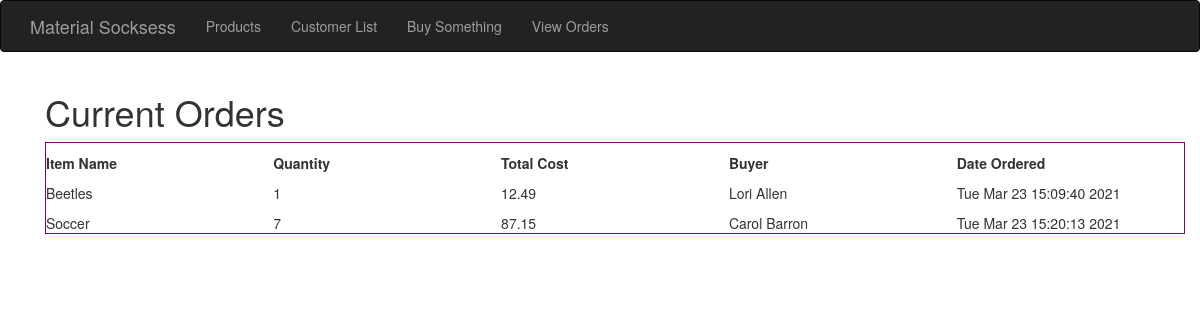
The page /orders on the database its author committed.
### app/models.py (models this page shows, shortened)
class Product(db.Model):
    __tablename__ = "products"
    id = db.Column(db.Integer, primary_key=True)
    code = db.Column(db.String(32))
    name = db.Column(db.String(100))
    description = db.Column(db.String(100))
    price = db.Column(db.Float)
    picture = db.Column(db.String(100))

### app/main/views.py (the view)
@main.route("/orders", methods=['GET'])
def orders():
    current_orders = [OrderForView(order) for order in Order.query.all()]
    return render_template("orders.html", orders=current_orders)

### app/templates/orders.html
{% extends "base.html" %}
{% block page_content %}
<div class="container">
  <h1> Current Orders </h1>
    <div>
      <table>
        <thead>
          <td>Item Name</td>
          <td>Quantity</td>
          <td>Total Cost</td>
          <td>Buyer</td>
          <td>Date Ordered</td>
        </thead>
         {% for order in orders %}
          <tr>
            <td>{{ order.product_name }}
            </td>
            <td>{{ order.quantity }}
            </td>
            <td>{{ "%.2f" % (order.total_cost,) }}
            </td>
            <td>{{ order.customer_name }}
            </td>
            <td>{{ order.date_ordered }}
            </td>
          </tr>
        {% endfor %}
      </table>
    </div>
</div>
{% endblock %}

### app/templates/base.html (shortened to what this page needs)
{% extends "bootstrap/base.html" %}
{% block head %}
{{ super() }}
{% endblock %}
{% block styles %}
{{ super() }}
{% endblock %}
{% block navbar %}
<div class="navbar navbar-inverse" role="navigation">
    <div class="container">
        <div class="navbar-header">
            <a class="navbar-brand" href="/">Material Socksess</a>
        </div>
        <div class="navbar-collapse collapse">
            <ul class="nav navbar-nav">
                <li><a href="{{ url_for('products') }}">Products</a></li>
                <li><a href="{{ url_for('customers') }}">Customer List</a></li>
                <li><a href="{{ url_for('order_form') }}">Buy Something</a></li>
                <li><a href="{{ url_for('orders') }}">View Orders</a></li>
            </ul>
        </div>
    </div>
</div>
{% endblock %}
{% block content %}
<div class="container">
    {% block page_content %}
    {% endblock %}
</div>
{% endblock %}

### app/templates/base.html (style rules this page uses)
table { table-layout: fixed; width: 100%; border-collapse: collapse; border: 1px solid purple; }
thead td { font-weight: bold; }
th, td { padding: 10px 20px 0px 0px; }

### rows shown on the page
Product: product_name "Beetles", quantity "1", price "12.49", customer_name "Lori Allen", date_ordered "Tue Mar 23 15:09:40 2021"
Product: product_name "Soccer", quantity "7", total_cost "87.15", customer_name "Carol Barron", date_ordered "Tue Mar 23 15:20:13 2021"
